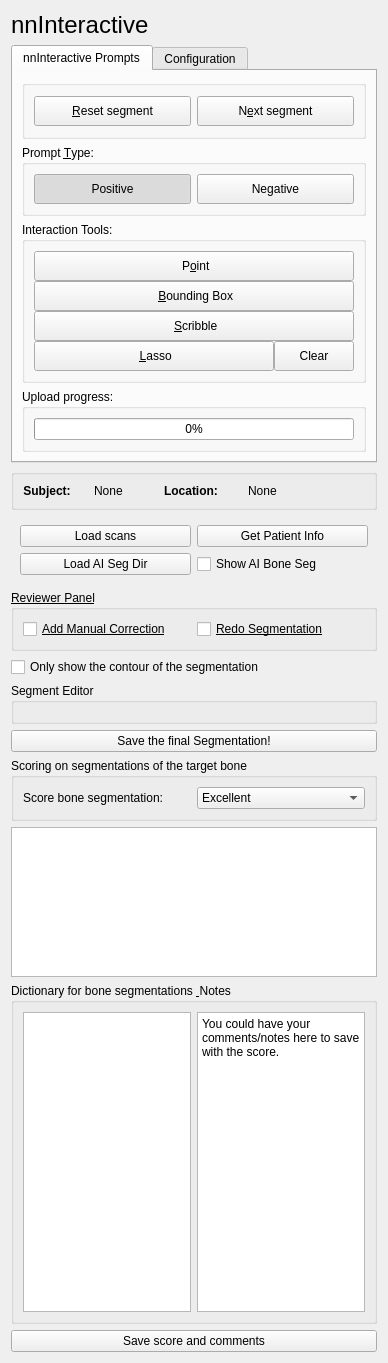
<?xml version="1.0" encoding="UTF-8"?>
<ui version="4.0">
 <class>nnInteractive</class>
 <widget class="qMRMLWidget" name="nnInteractive">
  <property name="geometry">
   <rect>
    <x>0</x>
    <y>0</y>
    <width>388</width>
    <height>1363</height>
   </rect>
  </property>
  <property name="windowTitle">
   <string>Form</string>
  </property>
  <layout class="QVBoxLayout" name="verticalLayout_2">
   <item>
    <layout class="QVBoxLayout" name="verticalLayout">
     <property name="spacing">
      <number>6</number>
     </property>
     <property name="topMargin">
      <number>0</number>
     </property>
     <property name="bottomMargin">
      <number>0</number>
     </property>
     <item>
      <widget class="QLabel" name="title_label">
       <property name="font">
        <font>
         <pointsize>18</pointsize>
        </font>
       </property>
       <property name="text">
        <string>nnInteractive</string>
       </property>
      </widget>
     </item>
     <item>
      <widget class="QTabWidget" name="tabWidget">
       <property name="currentIndex">
        <number>0</number>
       </property>
       <widget class="QWidget" name="tabPrompts">
        <attribute name="title">
         <string>nnInteractive Prompts</string>
        </attribute>
        <layout class="QVBoxLayout" name="verticalLayout_11">
         <item>
          <widget class="QGroupBox" name="menuGroup">
           <property name="title">
            <string/>
           </property>
           <layout class="QHBoxLayout" name="horizontalLayout_menu">
            <item>
             <widget class="QPushButton" name="pbResetSegment">
              <property name="minimumSize">
               <size>
                <width>0</width>
                <height>30</height>
               </size>
              </property>
              <property name="text">
               <string>&amp;Reset segment</string>
              </property>
             </widget>
            </item>
            <item>
             <widget class="QPushButton" name="pbNextSegment">
              <property name="minimumSize">
               <size>
                <width>0</width>
                <height>30</height>
               </size>
              </property>
              <property name="text">
               <string>N&amp;ext segment</string>
              </property>
             </widget>
            </item>
           </layout>
          </widget>
         </item>
         <item>
          <widget class="QGroupBox" name="promptTypeGroup">
           <property name="title">
            <string>Prompt &amp;Type:</string>
           </property>
           <layout class="QVBoxLayout" name="verticalLayout_14">
            <item>
             <layout class="QHBoxLayout" name="horizontalLayout_prompt_type">
              <item>
               <widget class="QPushButton" name="pbPromptTypePositive">
                <property name="minimumSize">
                 <size>
                  <width>0</width>
                  <height>30</height>
                 </size>
                </property>
                <property name="toolTip">
                 <string>Set prompt type to positive. Hit [T] to toggle.</string>
                </property>
                <property name="text">
                 <string>Positive</string>
                </property>
                <property name="checkable">
                 <bool>true</bool>
                </property>
                <property name="checked">
                 <bool>true</bool>
                </property>
               </widget>
              </item>
              <item>
               <widget class="QPushButton" name="pbPromptTypeNegative">
                <property name="minimumSize">
                 <size>
                  <width>0</width>
                  <height>30</height>
                 </size>
                </property>
                <property name="toolTip">
                 <string>Set prompt type to negative. Hit [T] to toggle.</string>
                </property>
                <property name="text">
                 <string>Negative</string>
                </property>
                <property name="checkable">
                 <bool>true</bool>
                </property>
               </widget>
              </item>
             </layout>
            </item>
           </layout>
          </widget>
         </item>
         <item>
          <widget class="QGroupBox" name="pointPromptsGroup">
           <property name="title">
            <string>Interaction Tools:</string>
           </property>
           <layout class="QVBoxLayout" name="verticalLayout_12">
            <item>
             <layout class="QVBoxLayout" name="verticalLayout_tools">
              <property name="spacing">
               <number>0</number>
              </property>
              <item>
               <widget class="QPushButton" name="pbInteractionPoint">
                <property name="enabled">
                 <bool>true</bool>
                </property>
                <property name="minimumSize">
                 <size>
                  <width>0</width>
                  <height>30</height>
                 </size>
                </property>
                <property name="visible">
                 <bool>true</bool>
                </property>
                <property name="toolTip">
                 <string>Place point prompt</string>
                </property>
                <property name="text">
                 <string> P&amp;oint</string>
                </property>
                <property name="checkable">
                 <bool>true</bool>
                </property>
               </widget>
              </item>
              <item>
               <widget class="QPushButton" name="pbInteractionBBox">
                <property name="enabled">
                 <bool>true</bool>
                </property>
                <property name="minimumSize">
                 <size>
                  <width>0</width>
                  <height>30</height>
                 </size>
                </property>
                <property name="visible">
                 <bool>true</bool>
                </property>
                <property name="toolTip">
                 <string>Place BBox prompt</string>
                </property>
                <property name="text">
                 <string> &amp;Bounding Box</string>
                </property>
                <property name="checkable">
                 <bool>true</bool>
                </property>
               </widget>
              </item>
              <item>
               <widget class="QPushButton" name="pbInteractionScribble">
                <property name="enabled">
                 <bool>true</bool>
                </property>
                <property name="minimumSize">
                 <size>
                  <width>0</width>
                  <height>30</height>
                 </size>
                </property>
                <property name="visible">
                 <bool>true</bool>
                </property>
                <property name="toolTip">
                 <string>Place a scribble prompt</string>
                </property>
                <property name="text">
                 <string> &amp;Scribble</string>
                </property>
                <property name="checkable">
                 <bool>true</bool>
                </property>
               </widget>
              </item>
              <item>
               <layout class="QHBoxLayout" name="horizontalLayout">
                <item>
                 <widget class="QPushButton" name="pbInteractionLasso">
                  <property name="enabled">
                   <bool>true</bool>
                  </property>
                  <property name="sizePolicy">
                   <sizepolicy hsizetype="Minimum" vsizetype="Fixed">
                    <horstretch>1</horstretch>
                    <verstretch>0</verstretch>
                   </sizepolicy>
                  </property>
                  <property name="minimumSize">
                   <size>
                    <width>0</width>
                    <height>30</height>
                   </size>
                  </property>
                  <property name="visible">
                   <bool>true</bool>
                  </property>
                  <property name="toolTip">
                   <string>Place lasso prompt. Double-click to finish.</string>
                  </property>
                  <property name="text">
                   <string> &amp;Lasso</string>
                  </property>
                  <property name="checkable">
                   <bool>true</bool>
                  </property>
                 </widget>
                </item>
                <item>
                 <widget class="QPushButton" name="pbInteractionLassoCancel">
                  <property name="enabled">
                   <bool>true</bool>
                  </property>
                  <property name="minimumSize">
                   <size>
                    <width>0</width>
                    <height>30</height>
                   </size>
                  </property>
                  <property name="visible">
                   <bool>true</bool>
                  </property>
                  <property name="toolTip">
                   <string>Remove all placed points.</string>
                  </property>
                  <property name="text">
                   <string>Clear</string>
                  </property>
                 </widget>
                </item>
               </layout>
              </item>
             </layout>
            </item>
           </layout>
          </widget>
         </item>
         <item>
          <widget class="QGroupBox" name="uploadProgressGroup">
           <property name="title">
            <string>Upload progress:</string>
           </property>
           <layout class="QVBoxLayout" name="verticalLayout_12b">
            <item>
             <layout class="QVBoxLayout" name="verticalLayout_tools">
              <item>
               <widget class="QProgressBar" name="uploadProgressBar">
                <property name="visible">
                 <bool>true</bool>
                </property>
                <property name="value">
                 <number>0</number>
                </property>
               </widget>
              </item>
             </layout>
            </item>
           </layout>
          </widget>
         </item>
        </layout>
       </widget>
       <widget class="QWidget" name="tabConfig">
        <attribute name="title">
         <string>Configuration</string>
        </attribute>
        <layout class="QVBoxLayout" name="verticalLayout_10">
         <item>
          <widget class="QGroupBox" name="serverGroup">
           <property name="title">
            <string>Server Settings</string>
           </property>
           <layout class="QVBoxLayout" name="verticalLayout_5">
            <item>
             <layout class="QHBoxLayout" name="horizontalLayout_server">
              <item>
               <widget class="QLabel" name="label">
                <property name="text">
                 <string>Server URL:</string>
                </property>
               </widget>
              </item>
              <item>
               <widget class="QLineEdit" name="Server">
                <property name="text">
                 <string>http://localhost:1527</string>
                </property>
               </widget>
              </item>
             </layout>
            </item>
           </layout>
          </widget>
         </item>
         <item>
          <spacer name="verticalSpacer">
           <property name="orientation">
            <enum>Qt::Vertical</enum>
           </property>
           <property name="sizeHint" stdset="0">
            <size>
             <width>20</width>
             <height>40</height>
            </size>
           </property>
          </spacer>
         </item>
        </layout>
       </widget>
      </widget>
     </item>
    </layout>
   </item>
   <item>
    <widget class="QGroupBox" name="groupBox">
     <property name="title">
      <string/>
     </property>
     <layout class="QHBoxLayout" name="horizontalLayout_4">
      <item alignment="Qt::AlignRight">
       <widget class="QLabel" name="SubjectLabel">
        <property name="font">
         <font>
          <weight>75</weight>
          <bold>true</bold>
         </font>
        </property>
        <property name="layoutDirection">
         <enum>Qt::RightToLeft</enum>
        </property>
        <property name="text">
         <string>Subject:</string>
        </property>
        <property name="alignment">
         <set>Qt::AlignCenter</set>
        </property>
       </widget>
      </item>
      <item alignment="Qt::AlignLeft">
       <widget class="QLabel" name="PID">
        <property name="maximumSize">
         <size>
          <width>200</width>
          <height>16777215</height>
         </size>
        </property>
        <property name="text">
         <string>None</string>
        </property>
       </widget>
      </item>
      <item>
       <widget class="QLabel" name="label_2">
        <property name="maximumSize">
         <size>
          <width>60</width>
          <height>16777215</height>
         </size>
        </property>
        <property name="font">
         <font>
          <weight>75</weight>
          <bold>true</bold>
         </font>
        </property>
        <property name="text">
         <string>Location:</string>
        </property>
       </widget>
      </item>
      <item alignment="Qt::AlignHCenter">
       <widget class="QLabel" name="LocationLabel">
        <property name="text">
         <string>None</string>
        </property>
       </widget>
      </item>
      <item>
       <widget class="QLabel" name="BaselineLabel">
        <property name="text">
         <string/>
        </property>
       </widget>
      </item>
     </layout>
    </widget>
   </item>
   <item>
    <widget class="QWidget" name="widget" native="true">
     <layout class="QVBoxLayout" name="verticalLayout_scan_controls">
      <item>
       <layout class="QHBoxLayout" name="horizontalLayout_3">
        <item>
         <widget class="QPushButton" name="LoadScanButton">
          <property name="text">
           <string>Load scans</string>
          </property>
         </widget>
        </item>
        <item>
         <widget class="QPushButton" name="GetInfoButton">
          <property name="text">
           <string>Get Patient Info</string>
          </property>
         </widget>
        </item>
       </layout>
      </item>
      <item>
       <layout class="QHBoxLayout" name="horizontalLayout_seg">
        <item>
         <widget class="QPushButton" name="LoadSegDirButton">
          <property name="toolTip">
           <string>Select the base directory containing AI bone segmentations (segmentations.nii.gz)</string>
          </property>
          <property name="text">
           <string>Load AI Seg Dir</string>
          </property>
         </widget>
        </item>
        <item>
         <widget class="QCheckBox" name="ShowSegCheckBox">
          <property name="toolTip">
           <string>Show/hide the AI bone segmentation for the current image</string>
          </property>
          <property name="text">
           <string>Show AI Bone Seg</string>
          </property>
         </widget>
        </item>
       </layout>
      </item>
     </layout>
    </widget>
   </item>
   <item>
    <widget class="QGroupBox" name="ReviewPanel">
     <property name="font">
      <font>
       <weight>50</weight>
       <italic>false</italic>
       <bold>false</bold>
       <underline>true</underline>
      </font>
     </property>
     <property name="title">
      <string>Reviewer Panel</string>
     </property>
     <layout class="QHBoxLayout" name="horizontalLayout_6">
      <item>
       <widget class="QCheckBox" name="CorrectionButton">
        <property name="text">
         <string>Add Manual Correction</string>
        </property>
       </widget>
      </item>
      <item>
       <widget class="QCheckBox" name="RedoButton">
        <property name="text">
         <string>Redo Segmentation</string>
        </property>
       </widget>
      </item>
     </layout>
    </widget>
   </item>
   <item>
    <widget class="QCheckBox" name="contourCheckBox">
     <property name="text">
      <string>Only show the contour of the segmentation</string>
     </property>
    </widget>
   </item>
   <item>
    <widget class="QGroupBox" name="segmentationGroup">
     <property name="title">
      <string>Segment Editor</string>
     </property>
     <layout class="QVBoxLayout" name="segmentEditorLayout">
      <item>
       <widget class="qMRMLSegmentEditorWidget" name="editor_widget">
        <property name="defaultTerminologyEntrySettingsKey">
         <string notr="true"/>
        </property>
       </widget>
      </item>
     </layout>
    </widget>
   </item>
   <item>
    <widget class="QPushButton" name="finalSaveButton">
     <property name="text">
      <string>Save the final Segmentation!</string>
     </property>
    </widget>
   </item>
   <item>
    <widget class="QGroupBox" name="Scoring">
     <property name="title">
      <string>Scoring on segmentations of the target bone</string>
     </property>
     <layout class="QHBoxLayout" name="horizontalLayout_2">
      <item>
       <widget class="QLabel" name="label_4">
        <property name="text">
         <string>Score bone segmentation:</string>
        </property>
       </widget>
      </item>
      <item>
       <widget class="QComboBox" name="SegScoreBox">
        <item>
         <property name="text">
          <string>Excellent</string>
         </property>
        </item>
        <item>
         <property name="text">
          <string>Sufficient</string>
         </property>
        </item>
        <item>
         <property name="text">
          <string>Insufficient</string>
         </property>
        </item>
        <item>
         <property name="text">
          <string>Incorrect</string>
         </property>
        </item>
        <item>
         <property name="text">
          <string>No segmentation found</string>
         </property>
        </item>
       </widget>
      </item>
     </layout>
    </widget>
   </item>
   <item>
    <widget class="QTextBrowser" name="textBrowser">
     <property name="sizePolicy">
      <sizepolicy hsizetype="Preferred" vsizetype="Fixed">
       <horstretch>0</horstretch>
       <verstretch>0</verstretch>
      </sizepolicy>
     </property>
     <property name="maximumSize">
      <size>
       <width>16777215</width>
       <height>150</height>
      </size>
     </property>
    </widget>
   </item>
   <item>
    <widget class="QGroupBox" name="groupBox_2">
     <property name="title">
      <string>Dictionary for bone segmentations &amp; Notes</string>
     </property>
     <layout class="QHBoxLayout" name="horizontalLayout_5">
      <item>
       <widget class="QTextBrowser" name="textBrowser_2">
       </widget>
      </item>
      <item>
       <widget class="QPlainTextEdit" name="plainTextEdit">
        <property name="plainText">
         <string>You could have your comments/notes here to save with the score.</string>
        </property>
       </widget>
      </item>
     </layout>
    </widget>
   </item>
   <item>
    <widget class="QPushButton" name="SaveButton">
     <property name="text">
      <string>Save score and comments</string>
     </property>
    </widget>
   </item>
  </layout>
 </widget>
 <customwidgets>
  <customwidget>
   <class>qMRMLWidget</class>
   <extends>QWidget</extends>
   <header>qMRMLWidget.h</header>
   <container>1</container>
  </customwidget>
  <customwidget>
   <class>qMRMLSegmentEditorWidget</class>
   <extends>qMRMLWidget</extends>
   <header>qMRMLSegmentEditorWidget.h</header>
  </customwidget>
 </customwidgets>
 <resources/>
 <connections/>
</ui>
